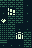

This is a level from a 2D game, rendered from its Tiled map with the project's own tilesets. A one-line summary and the complete map file follow:
An orthogonal 4x6 tile map with 8x8 px tiles, 1 tile layer (Tile Layer 1).

<map version="1.5" tiledversion="1.6.0" orientation="orthogonal" renderorder="right-down" width="4" height="6" tilewidth="8" tileheight="8" infinite="0" nextlayerid="2" nextobjectid="1">
 <tileset firstgid="1" source="bg.tsx" />
 <layer id="1" name="Tile Layer 1" width="4" height="6">
  <data encoding="csv">
72,72,72,2,
2,15,72,2,
73,72,72,2,
9,72,2,2,
9,72,64,72,
97,2,2,72
</data>
 </layer>
</map>
